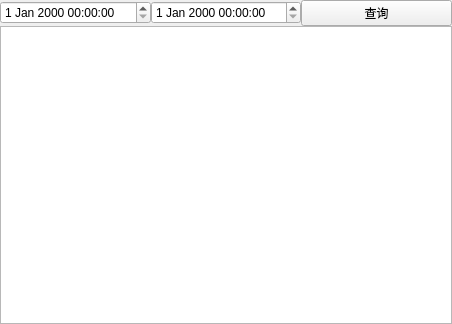
<?xml version="1.0" encoding="UTF-8"?>
<ui version="4.0">
 <class>TimeWnd</class>
 <widget class="QWidget" name="TimeWnd">
  <property name="geometry">
   <rect>
    <x>0</x>
    <y>0</y>
    <width>452</width>
    <height>324</height>
   </rect>
  </property>
  <property name="windowTitle">
   <string>Form</string>
  </property>
  <layout class="QGridLayout" name="gridLayout">
   <property name="leftMargin">
    <number>0</number>
   </property>
   <property name="topMargin">
    <number>0</number>
   </property>
   <property name="rightMargin">
    <number>0</number>
   </property>
   <property name="bottomMargin">
    <number>0</number>
   </property>
   <property name="spacing">
    <number>0</number>
   </property>
   <item row="0" column="0">
    <widget class="QDateTimeEdit" name="startTimeEdit"/>
   </item>
   <item row="0" column="1">
    <widget class="QDateTimeEdit" name="endTimeEdit"/>
   </item>
   <item row="1" column="0" colspan="3">
    <widget class="QTableView" name="timeView">
     <property name="editTriggers">
      <set>QAbstractItemView::NoEditTriggers</set>
     </property>
    </widget>
   </item>
   <item row="0" column="2">
    <widget class="QPushButton" name="pushButton">
     <property name="text">
      <string>查询</string>
     </property>
    </widget>
   </item>
  </layout>
 </widget>
 <resources/>
 <connections/>
</ui>
